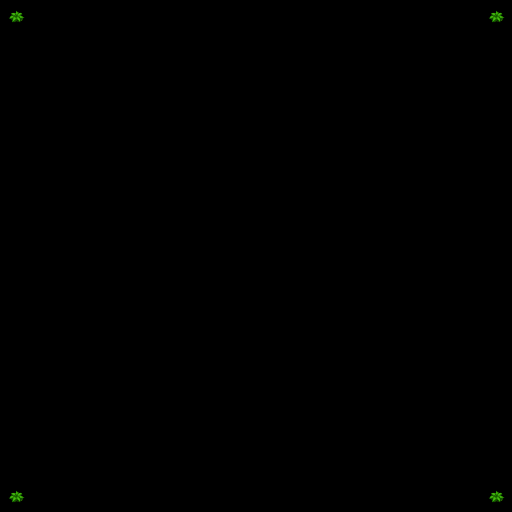

A 2D game scene composited from a Tiled map and its tileset images. What follows is a short description and the map's XML, with every tile layer's data as written:
An orthogonal 16x16 tile map with 32x32 px tiles, 1 tile layer (图块层 1).

<map version="1.5" tiledversion="1.5.0" orientation="orthogonal" renderorder="right-down" width="16" height="16" tilewidth="32" tileheight="32" infinite="0" nextlayerid="2" nextobjectid="1">
 <tileset firstgid="1" source="blocks.tsx" />
 <layer id="1" name="图块层 1" width="16" height="16">
  <data encoding="csv">
41,0,0,0,0,0,0,0,0,0,0,0,0,0,0,41,
0,0,0,0,0,0,0,0,0,0,0,0,0,0,0,0,
0,0,0,0,0,0,0,0,0,0,0,0,0,0,0,0,
0,0,0,0,0,0,0,0,0,0,0,0,0,0,0,0,
0,0,0,0,0,0,0,0,0,0,0,0,0,0,0,0,
0,0,0,0,0,0,0,0,0,0,0,0,0,0,0,0,
0,0,0,0,0,0,0,0,0,0,0,0,0,0,0,0,
0,0,0,0,0,0,0,0,0,0,0,0,0,0,0,0,
0,0,0,0,0,0,0,0,0,0,0,0,0,0,0,0,
0,0,0,0,0,0,0,0,0,0,0,0,0,0,0,0,
0,0,0,0,0,0,0,0,0,0,0,0,0,0,0,0,
0,0,0,0,0,0,0,0,0,0,0,0,0,0,0,0,
0,0,0,0,0,0,0,0,0,0,0,0,0,0,0,0,
0,0,0,0,0,0,0,0,0,0,0,0,0,0,0,0,
0,0,0,0,0,0,0,0,0,0,0,0,0,0,0,0,
41,0,0,0,0,0,0,0,0,0,0,0,0,0,0,41
</data>
 </layer>
</map>
